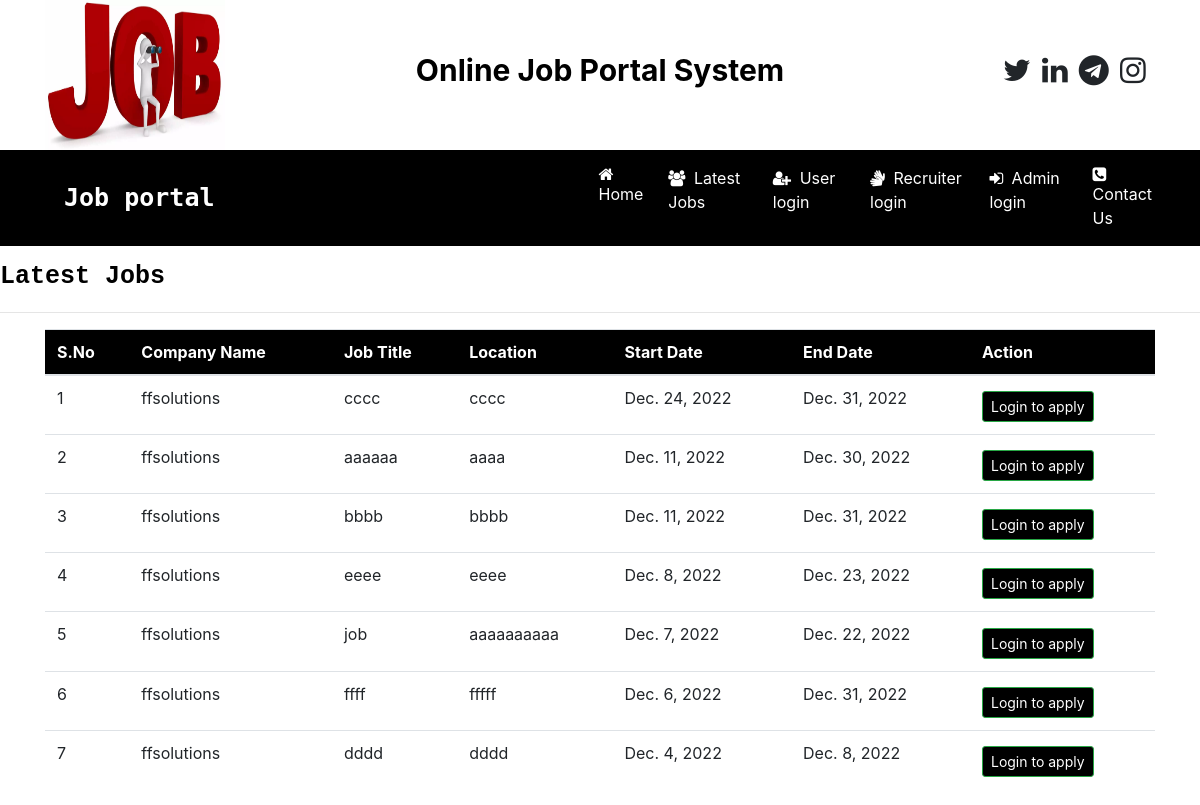
The page /latest_jobs on the database its author committed.
### job/models.py (models this page shows, shortened)
class Job(models.Model):
    recruiter=models.ForeignKey(Recruiter,on_delete=models.CASCADE)
    start_date =models.DateField()
    end_date=models.DateField()
    title=models.CharField(max_length=100)
    salary=models.FloatField(max_length=20)
    image=models.FileField()
    description =models.CharField(max_length=300)
    experience =models.CharField(max_length=50)
    location =models.CharField(max_length=100)
    skills =models.CharField(max_length=100)
    creationdate =models.DateField()

class Recruiter(models.Model):
    user=models.ForeignKey(User,on_delete=models.CASCADE)
    mobile =models.CharField(max_length=15)
    image=models.FileField(null=True)
    gender=models.CharField(max_length=10)
    company=models.CharField(max_length=100)
    type=models.CharField(max_length=15)
    status=models.CharField(max_length=20)

### job/views.py (the view)
# urls.py: path('latest_jobs',latest_jobs,name="latest_jobs"),
def latest_jobs(request):
    job=Job.objects.all().order_by('-start_date')
    d={'job':job}
    return render(request,'latest_jobs.html',d)

### job/templates/latest_jobs.html (shortened to what this page needs)
{% load static %}
{% block body %}
{% include 'navigation.html' %}
<marquee style="font-family:monospace;font-size:25px;color:black;font-weight:bold;margin-top:1%">
    Latest Jobs
</marquee>
<hr>
<div class="container">
<table class="table table-hover "id="example">
    <thead>
    <tr style="background-color:black;color:white">
            <th>S.No</th>
            <th>Company Name</th>
            <th>Job Title</th>
            <th>Location</th>
            <th>Start Date</th>
            <th>End Date</th>
            <th>Action</th>
    </tr>
    </thead>
    <tbody>
    {% for i in job %}
    <tr>
            <td>{{forloop.counter}}</td>
            <td>{{i.recruiter.company}}</td>
            <td>{{i.title}}</td>
            <td>{{i.location}}</td>
            <td>{{i.start_date}}</td>
            <td>{{i.end_date}}</td>
           <td><a href="{% url 'user_login' %}" class="btn btn-success btn-sm" style="margin-top:2%;color:white;background:black">Login to apply</a>
        </td>
        </tr>
        {% endfor %}
    </tbody>
</table>
</div>
{% endblock %}

### rows shown on the page
Job: recruiter.company "ffsolutions", title "cccc", location "cccc", start_date "Dec. 24, 2022", end_date "Dec. 31, 2022"
Job: recruiter.company "ffsolutions", title "aaaaaa", location "aaaa", start_date "Dec. 11, 2022", end_date "Dec. 30, 2022"
Job: recruiter.company "ffsolutions", title "bbbb", location "bbbb", start_date "Dec. 11, 2022", end_date "Dec. 31, 2022"
Job: recruiter.company "ffsolutions", title "eeee", location "eeee", start_date "Dec. 8, 2022", end_date "Dec. 23, 2022"
Job: recruiter.company "ffsolutions", title "job", location "aaaaaaaaaa", start_date "Dec. 7, 2022", end_date "Dec. 22, 2022"
Job: recruiter.company "ffsolutions", title "ffff", location "fffff", start_date "Dec. 6, 2022", end_date "Dec. 31, 2022"
Job: recruiter.company "ffsolutions", title "dddd", location "dddd", start_date "Dec. 4, 2022", end_date "Dec. 8, 2022"
